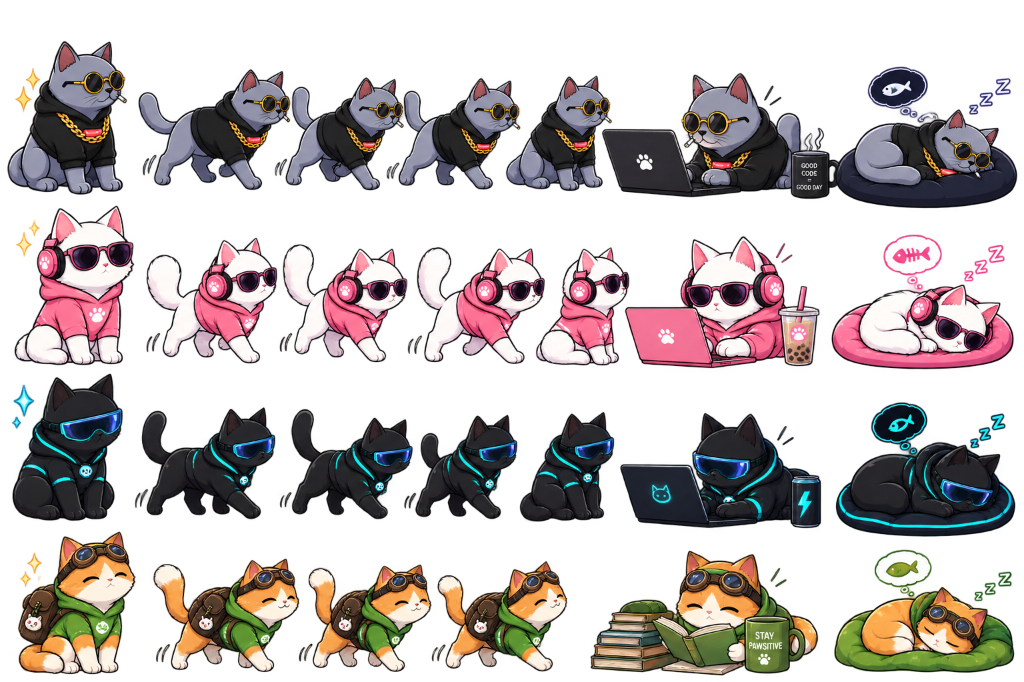
#> input picture tools/all_cats_clean.png, 1024 x 682 px, found by its file name
$ python test_crop_all_cats.py
#> lines starting #> are read from the running program, lines starting #| are printed output that depends on the picture
from PIL import Image, ImageDraw

img = Image.open('assets/all_cats_clean.png').convert('RGBA')
#> img is the input picture: PIL image 1024x682 RGBA; mean R, G, B, A 57.7, 48.7, 47.4, 106.7

cell_w, cell_h = 240, 180
grid_img = Image.new('RGBA', (cell_w * 7, cell_h * 4), (25, 25, 35, 255))
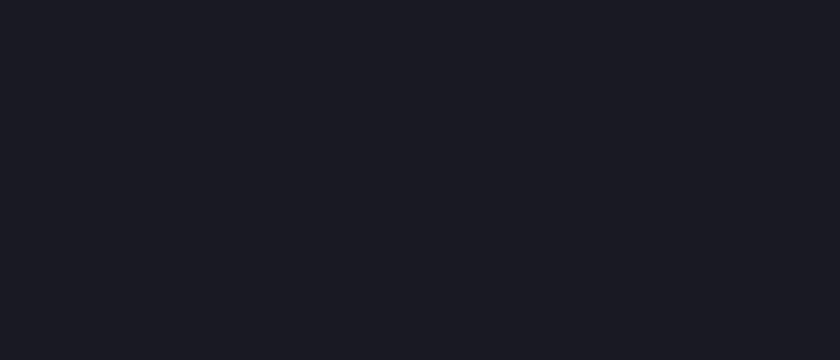
#> grid_img: PIL image 1680x720 RGBA (shown at 1/2 size); mean R, G, B, A 25, 25, 35, 255
draw = ImageDraw.Draw(grid_img)

cat_definitions = [
    {
        'name': 'drip_cat',
        'y_range': (35, 205),
        'slices': [
            ('idle', (0, 130)),
            ('walk_1', (130, 260)),
            ('walk_2', (260, 380)),
            ('walk_3', (380, 488)),
            ('walk_4', (488, 588)),
            ('work', (588, 815)),
            ('sleep', (815, 1024))
        ]
    },
    {
        'name': 'gamer_cat',
        'y_range': (205, 375),
        'slices': [
            ('idle', (0, 138)),
            ('walk_1', (138, 268)),
            ('walk_2', (268, 395)),
            ('walk_3', (395, 515)),
            ('walk_4', (515, 608)),
            ('work', (608, 810)),
            ('sleep', (810, 1024))
        ]
    },
    {
        'name': 'cyber_cat',
        'y_range': (375, 530),
        'slices': [
            ('idle', (0, 130)),
            ('walk_1', (130, 275)),
            ('walk_2', (275, 395)),
            ('walk_3', (395, 508)),
            ('walk_4', (508, 605)),
            ('work', (605, 815)),
            ('sleep', (815, 1024))
        ]
    },
    {
        'name': 'explorer_cat',
        'y_range': (530, 682),
        'slices': [
            ('idle', (0, 142)),
            ('walk_1', (142, 290)),
            ('walk_2', (290, 420)),
            ('walk_3', (420, 565)),
            ('walk_4', (420, 565)), # Explorer has 3 walk poses; walk_4 can be walk_2 or walk_3 for 4-frame cycle
            ('work', (565, 815)),
            ('sleep', (815, 1024))
        ]
    }
]

for r_idx, cdata in enumerate(cat_definitions):
    y1, y2 = cdata['y_range']
    cname = cdata['name']
    for c_idx, (sname, (x1, x2)) in enumerate(cdata['slices']):
        crop_img = img.crop((x1, y1, x2, y2))
        bb = crop_img.getbbox()
        if bb:
            trimmed = crop_img.crop(bb)
            tw, th = trimmed.size
            sc = min(1.0, (cell_w - 20) / tw, (cell_h - 30) / th)
            if sc < 1.0:
                trimmed = trimmed.resize((int(tw * sc), int(th * sc)), Image.Resampling.LANCZOS)
                tw, th = trimmed.size
            cx = c_idx * cell_w + (cell_w - tw) // 2
            cy = r_idx * cell_h + (cell_h - 20 - th) // 2 + 15
            grid_img.paste(trimmed, (cx, cy), trimmed)

        draw.text((c_idx * cell_w + 10, r_idx * cell_h + 5), f"{cname}:{sname}", fill=(200, 200, 200, 255))
        draw.rectangle([c_idx * cell_w, r_idx * cell_h, (c_idx + 1) * cell_w - 1, (r_idx + 1) * cell_h - 1], outline=(60, 60, 80, 255))
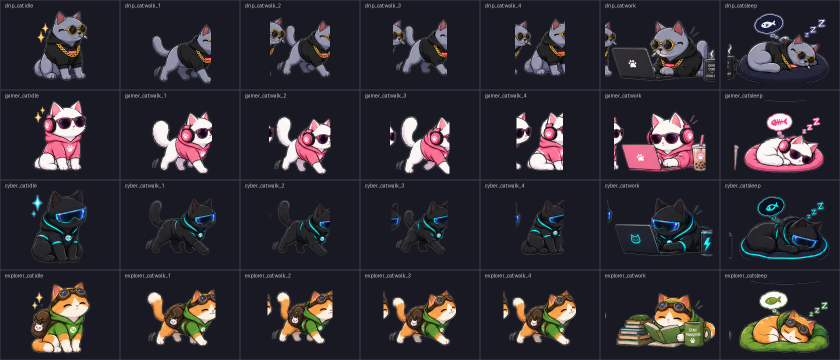
#> grid_img: PIL image 1680x720 RGBA (shown at 1/2 size); mean R, G, B, A 47, 43.5, 50.4, 253.3; transparent parts drawn white
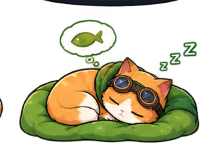
#> trimmed: PIL image 202x145 RGBA; mean R, G, B, A 76.4, 74.7, 42.8, 120.7; transparent parts drawn white

grid_path = r'C:\Users\alame\.gemini\antigravity-ide\brain\39d2fa9e-9b0d-4564-9852-7c140f8d8f57\test_slices_grid.png'
grid_img.save(grid_path)
print('Saved updated inspection grid to:', grid_path)
